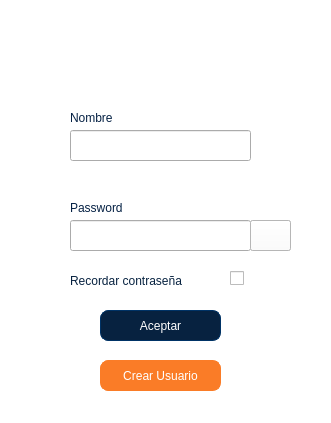
<?xml version="1.0" encoding="UTF-8"?>
<ui version="4.0">
 <class>VentanaLogin</class>
 <widget class="QDialog" name="VentanaLogin">
  <property name="geometry">
   <rect>
    <x>0</x>
    <y>0</y>
    <width>331</width>
    <height>423</height>
   </rect>
  </property>
  <property name="minimumSize">
   <size>
    <width>331</width>
    <height>423</height>
   </size>
  </property>
  <property name="maximumSize">
   <size>
    <width>331</width>
    <height>423</height>
   </size>
  </property>
  <property name="windowTitle">
   <string>NaoAplication</string>
  </property>
  <widget class="QLabel" name="lblLogo">
   <property name="geometry">
    <rect>
     <x>60</x>
     <y>30</y>
     <width>201</width>
     <height>41</height>
    </rect>
   </property>
   <property name="styleSheet">
    <string notr="true">image: url(:/login/logo);</string>
   </property>
   <property name="text">
    <string/>
   </property>
  </widget>
  <widget class="QLabel" name="label_2">
   <property name="geometry">
    <rect>
     <x>70</x>
     <y>110</y>
     <width>91</width>
     <height>16</height>
    </rect>
   </property>
   <property name="styleSheet">
    <string notr="true">color: rgb(5, 33, 68);
font: 12pt &quot;MS Shell Dlg 2&quot;;</string>
   </property>
   <property name="text">
    <string>Nombre</string>
   </property>
  </widget>
  <widget class="QLabel" name="label_4">
   <property name="geometry">
    <rect>
     <x>70</x>
     <y>270</y>
     <width>121</width>
     <height>21</height>
    </rect>
   </property>
   <property name="styleSheet">
    <string notr="true">color: rgb(7, 34, 64);
font: 10pt &quot;MS Shell Dlg 2&quot;;</string>
   </property>
   <property name="text">
    <string>Recordar contraseña</string>
   </property>
  </widget>
  <widget class="QPushButton" name="btnAceptar">
   <property name="geometry">
    <rect>
     <x>100</x>
     <y>310</y>
     <width>121</width>
     <height>31</height>
    </rect>
   </property>
   <property name="mouseTracking">
    <bool>false</bool>
   </property>
   <property name="styleSheet">
    <string notr="true">
border-style: solid;
border-width: 1px;
border-color: rgb(0, 51, 102);
background-color: rgb(7, 34, 64);
color: rgb(255, 255, 255);
border-radius: 8px;
font: 11pt &quot;MS Shell Dlg 2&quot;;</string>
   </property>
   <property name="text">
    <string>Aceptar</string>
   </property>
  </widget>
  <widget class="QLineEdit" name="tbNombre">
   <property name="geometry">
    <rect>
     <x>70</x>
     <y>130</y>
     <width>181</width>
     <height>31</height>
    </rect>
   </property>
   <property name="styleSheet">
    <string notr="true">
font: 10pt &quot;MS Shell Dlg 2&quot;;
color: rgb(79, 82, 85);</string>
   </property>
  </widget>
  <widget class="QLabel" name="lblFondo">
   <property name="geometry">
    <rect>
     <x>-10</x>
     <y>-10</y>
     <width>361</width>
     <height>441</height>
    </rect>
   </property>
   <property name="styleSheet">
    <string notr="true">
background-color: rgb(255, 255, 255);</string>
   </property>
   <property name="text">
    <string/>
   </property>
   <property name="alignment">
    <set>Qt::AlignCenter</set>
   </property>
  </widget>
  <widget class="QLabel" name="label_3">
   <property name="geometry">
    <rect>
     <x>70</x>
     <y>200</y>
     <width>91</width>
     <height>16</height>
    </rect>
   </property>
   <property name="styleSheet">
    <string notr="true">color: rgb(5, 33, 68);
font: 12pt &quot;MS Shell Dlg 2&quot;;</string>
   </property>
   <property name="text">
    <string>Password</string>
   </property>
  </widget>
  <widget class="QLineEdit" name="tbPassword">
   <property name="geometry">
    <rect>
     <x>70</x>
     <y>220</y>
     <width>181</width>
     <height>31</height>
    </rect>
   </property>
   <property name="styleSheet">
    <string notr="true">
font: 10pt &quot;MS Shell Dlg 2&quot;;
color: rgb(79, 82, 85);</string>
   </property>
  </widget>
  <widget class="QCheckBox" name="checkBoxRecordar">
   <property name="geometry">
    <rect>
     <x>230</x>
     <y>270</y>
     <width>21</width>
     <height>17</height>
    </rect>
   </property>
   <property name="text">
    <string/>
   </property>
  </widget>
  <widget class="QPushButton" name="btnCrear">
   <property name="geometry">
    <rect>
     <x>100</x>
     <y>360</y>
     <width>121</width>
     <height>31</height>
    </rect>
   </property>
   <property name="styleSheet">
    <string notr="true">
border-style: solid;
border-width: 1px;
;
border-color: rgb(250, 124, 39);
background-color: rgb(250, 124, 39);
color: rgb(255, 255, 255);
border-radius: 8px;
font: 11pt &quot;MS Shell Dlg 2&quot;;</string>
   </property>
   <property name="text">
    <string>Crear Usuario</string>
   </property>
  </widget>
  <widget class="QPushButton" name="btnOjoAbierto">
   <property name="geometry">
    <rect>
     <x>250</x>
     <y>220</y>
     <width>41</width>
     <height>31</height>
    </rect>
   </property>
   <property name="styleSheet">
    <string notr="true">image: url(:/login/ojoAbierto);
background-color: rgb(255, 255, 255);</string>
   </property>
   <property name="text">
    <string/>
   </property>
  </widget>
  <widget class="QPushButton" name="btnOjoCerrado">
   <property name="geometry">
    <rect>
     <x>250</x>
     <y>220</y>
     <width>41</width>
     <height>31</height>
    </rect>
   </property>
   <property name="styleSheet">
    <string notr="true">image: url(:/login/ojoCerrado);
background-color: rgb(255, 255, 255);</string>
   </property>
   <property name="text">
    <string/>
   </property>
  </widget>
  <zorder>lblFondo</zorder>
  <zorder>lblLogo</zorder>
  <zorder>label_2</zorder>
  <zorder>label_4</zorder>
  <zorder>btnAceptar</zorder>
  <zorder>tbNombre</zorder>
  <zorder>label_3</zorder>
  <zorder>tbPassword</zorder>
  <zorder>checkBoxRecordar</zorder>
  <zorder>btnCrear</zorder>
  <zorder>btnOjoAbierto</zorder>
  <zorder>btnOjoCerrado</zorder>
 </widget>
 <resources>
  <include location="imgNaoAplication.qrc"/>
 </resources>
 <connections/>
</ui>
